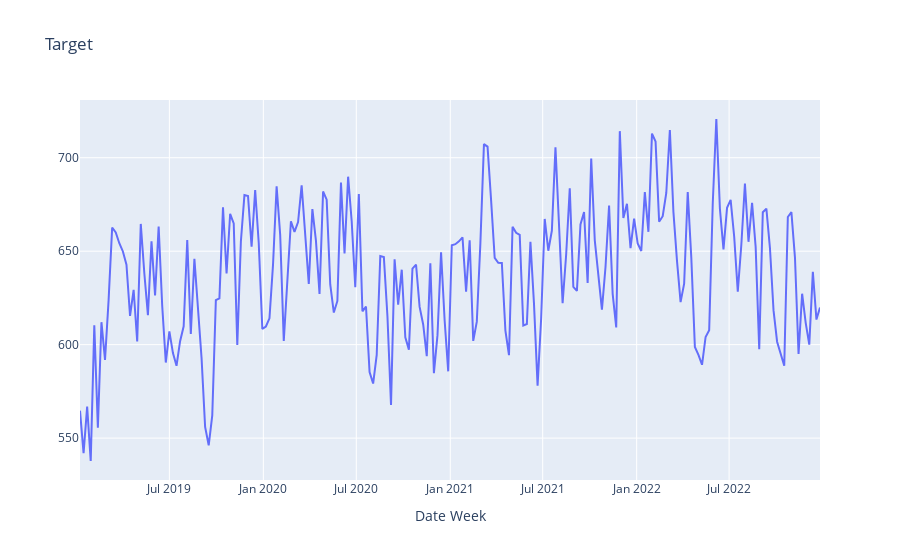

The cell this chart's notebook holds for it:
### Markdown cell above
### Target

### Code cell
## Creating target
df["intercept"] = 5e2
df["epsilon"] = rng.normal(loc=0.0, scale=0.25, size=n)

beta_x1 = 87.0
beta_x2 = 55.0
beta_trend = 10
beta_seasonality = 4.0
beta_event1 = 1.5
beta_event2 = 2.5
betas = [beta_x1, beta_x2, beta_trend, beta_seasonality, beta_event1, beta_event2]

df["y"] = (
    df["intercept"]
    + beta_trend*df["trend"]
    + beta_seasonality*df["seasonality"]
    + beta_event1 * df["event_1"]
    + beta_event2 * df["event_2"]
    + beta_x1 * df["x1_hill_adstock"]
    + beta_x2 * df["x2_hill_adstock"]
    + df["epsilon"]
)

fig = px.line(df, x='date', y='y', title='Target')
fig.update_xaxes(title_text='Date Week')
fig.update_yaxes(title_text='')

### Figure 1 — Plotly figure (JSON) as saved in the notebook; plotly's stock layout.template omitted (floating-point values rounded to 4 significant figures; data arrays with more than 128 entries replaced by an {"elided": "..."} marker saying what was removed)
{"data": [{"hovertemplate": "date=%{x}<br>y=%{y}<extra></extra>", "legendgroup": "", "line": {"color": "#636efa", "dash": "solid"}, "marker": {"symbol": "circle"}, "mode": "lines", "name": "", "orientation": "v", "showlegend": false, "type": "scatter", "x": {"elided": "208 str values"}, "xaxis": "x", "y": {"elided": "208 float values"}, "yaxis": "y"}], "layout": {"legend": {"tracegroupgap": 0}, "title": {"text": "Target"}, "xaxis": {"anchor": "y", "domain": [0, 1], "title": {"text": "Date Week"}}, "yaxis": {"anchor": "x", "domain": [0, 1], "title": {"text": ""}}}}
